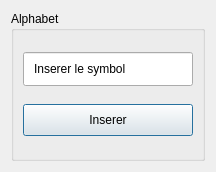
<?xml version="1.0" encoding="UTF-8"?>
<ui version="4.0">
 <class>Form</class>
 <widget class="QWidget" name="Form">
  <property name="geometry">
   <rect>
    <x>0</x>
    <y>0</y>
    <width>216</width>
    <height>172</height>
   </rect>
  </property>
  <property name="windowTitle">
   <string>Form</string>
  </property>
  <layout class="QVBoxLayout" name="verticalLayout">
   <item>
    <widget class="QGroupBox" name="groupBox">
     <property name="title">
      <string>Alphabet</string>
     </property>
     <property name="alignment">
      <set>Qt::AlignLeading|Qt::AlignLeft|Qt::AlignTop</set>
     </property>
     <property name="flat">
      <bool>false</bool>
     </property>
     <layout class="QVBoxLayout" name="verticalLayout_2">
      <item>
       <widget class="QLineEdit" name="lineEdit">
        <property name="styleSheet">
         <string notr="true">padding:8px</string>
        </property>
        <property name="text">
         <string>Inserer le symbol</string>
        </property>
       </widget>
      </item>
      <item>
       <widget class="QPushButton" name="pushButton">
        <property name="styleSheet">
         <string notr="true">padding:8px</string>
        </property>
        <property name="text">
         <string>Inserer</string>
        </property>
        <property name="icon">
         <iconset>
          <normaloff>../Views/icons/insert.png</normaloff>../Views/icons/insert.png</iconset>
        </property>
        <property name="default">
         <bool>true</bool>
        </property>
        <property name="flat">
         <bool>false</bool>
        </property>
       </widget>
      </item>
     </layout>
    </widget>
   </item>
  </layout>
 </widget>
 <resources/>
 <connections/>
</ui>
